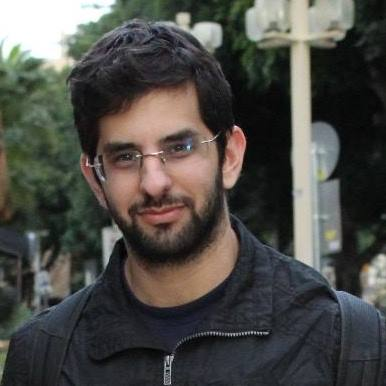
#> input picture people/amir_david_nissan_cohen.jpg, 386 x 386 px, found by its file name; its folder holds only this picture in this run
$ python people_photos.py   (older library calls are emulated)
#> lines starting #> are read from the running program, lines starting #| are printed output that depends on the picture
#> further down, im is the input picture: PIL image 386x386 RGB; mean R, G, B 76.8, 75.5, 71.3
import os
from PIL import Image
import cv2
import numpy as np
import sys

faceCascade = cv2.CascadeClassifier("extra/images/haar_cascade.xml")

def face_detect(img):
  img = np.array(img)[:, :, ::-1].copy()
  img_height, img_width, _ = img.shape
#> img_height = 386; img_width = 386
  gray = cv2.cvtColor(img, cv2.COLOR_BGR2GRAY)
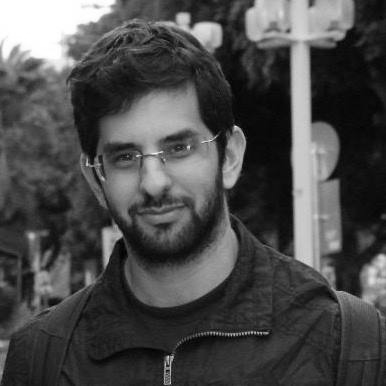
#> gray: shape (386, 386); min 0, max 255, mean 75.4

  faces = faceCascade.detectMultiScale(
      gray,
      scaleFactor=1.1,
      minNeighbors=5,
      minSize=(30, 30),
      flags=cv2.CASCADE_SCALE_IMAGE
  )
#> faces = [[74, 91, 159, 159]]

  best_face = None
  # Draw a rectangle around the faces
  for face in faces:
    if best_face is None or best_face[2] < face[2]:
      best_face = face
#> this loop made 1 pass

  if best_face is not None:
    shift = 0.5
    x, y, w, h = best_face
#> x = 74; y = 91; w = 159; h = 159

    # # Draw rectangle
    #cv2.rectangle(img, (x, y), (x+w, y+h), (0, 255, 0), 2)

    x1 = max(0, int(x - shift*w))
#> x1 = 0
    x2 = min(img_width, int(x + (1+shift)*w))
#> x2 = 312
    y1 = max(0, int(y - shift*h))
#> y1 = 11
    y2 = min(img_height, int(y + (1+shift)*h))
#> y2 = 329
    img = img[y1:y2, x1:x2]
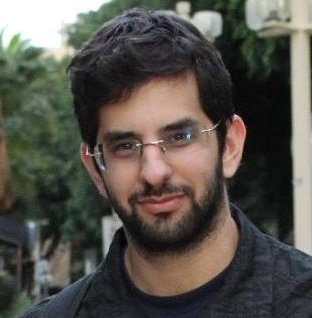
#> img: shape (318, 312, 3); mean B, G, R 76.2, 83, 86.6

  return Image.fromarray(img[:, :, ::-1])


src_dir = 'people/'
tgt_dir = "src/assets/people/"
for filename in os.listdir(src_dir):
    im = Image.open(src_dir + filename)
    im = im.convert("RGB")

    im = face_detect(im)


    width, height = im.size   # Get dimensions
#> width = 312; height = 318
    if width != height:
      dim = min(width, height)
#> dim = 312
      left = (width - dim)/2
#> left = 0
      top = (height - dim)/2
#> top = 3
      right = (width + dim)/2
#> right = 312
      bottom = (height + dim)/2
#> bottom = 315

      # Crop the center of the image
      im = im.crop((left, top, right, bottom))
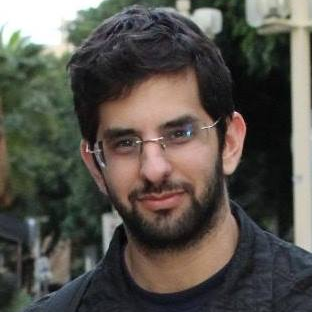
#> im: PIL image 312x312 RGB; mean R, G, B 86.3, 82.5, 75.7

    print(filename)
    size = (512, 512) if "ido_dagan" in filename or "yoav_goldberg" in filename or "reut_tsarfaty" in filename else (256, 256)

    im.thumbnail(size, Image.ANTIALIAS)
#> im: PIL image 256x256 RGB

    new_name = filename.split(".")[0] + ".jpg"


    im.save(tgt_dir + new_name, "JPEG")

$ run again, on people/eliyahu_kiperwasser.jpg
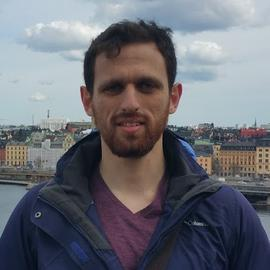
#> input picture people/eliyahu_kiperwasser.jpg, 270 x 270 px, found by its file name
#> im is the input picture: PIL image 270x270 RGB; mean R, G, B 106.4, 108.2, 116.3
#> in face_detect, `gray = cv2.cvtColor(img, cv2.COLOR_BGR2GRAY)`:
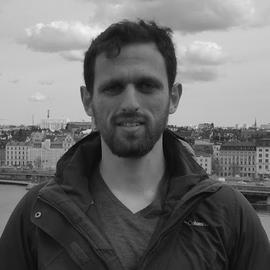
#> gray: shape (270, 270); min 2, max 243, mean 108.6
#> faces = [[80, 49, 98, 98]]
#> the loop in face_detect, `for face in faces:` made 1 pass
#> x = 80; y = 49; w = 98
#> x1 = 31
#> x2 = 227
#> y1 = 0
#> y2 = 196
#> in face_detect, `img = img[y1:y2, x1:x2]`:
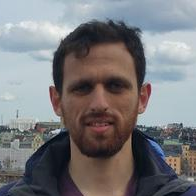
#> img: shape (196, 196, 3); mean B, G, R 122.8, 119.9, 120.4

$ run again, on people/jonathan_berant.png
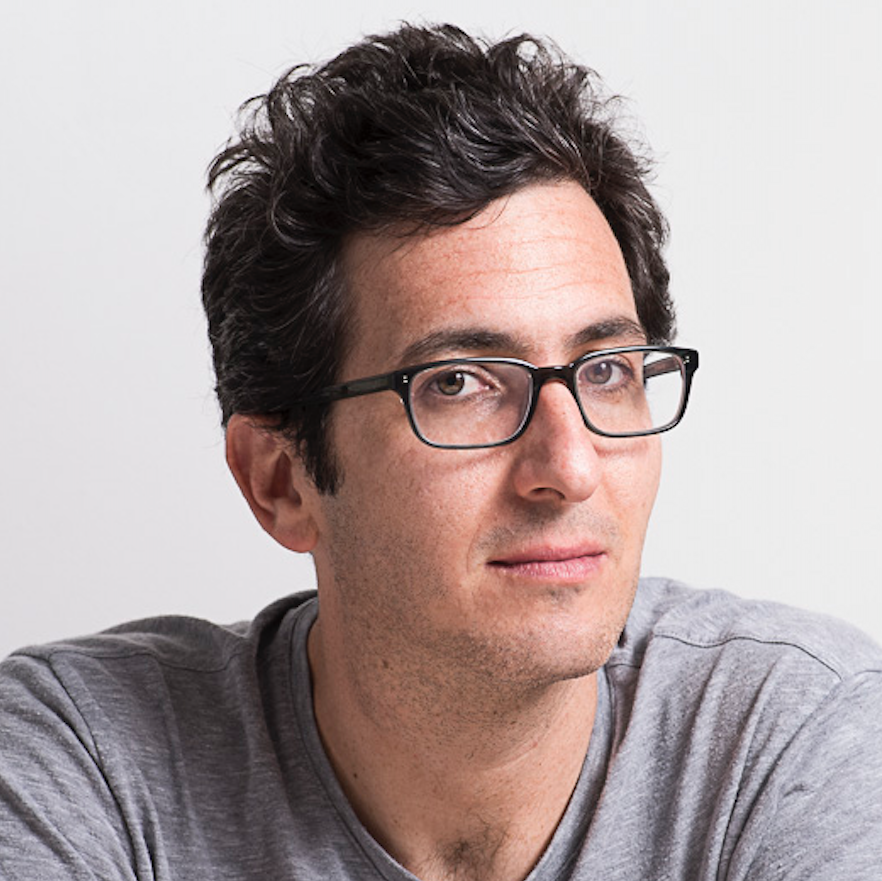
#> input picture people/jonathan_berant.png, 882 x 881 px, found by its file name
#> im is the input picture: PIL image 882x881 RGBA; mean R, G, B, A 171.9, 157.8, 157, 255
#> in face_detect, `gray = cv2.cvtColor(img, cv2.COLOR_BGR2GRAY)`:
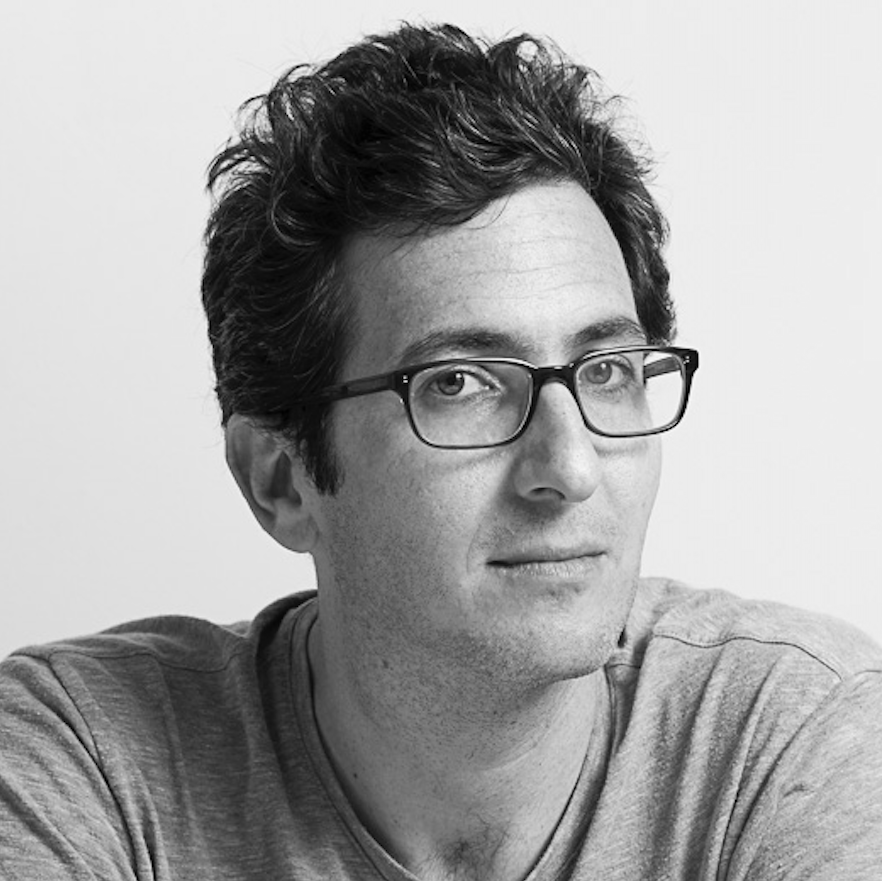
#> gray: shape (881, 882); min 0, max 253, mean 161.9
#> faces = [[322, 211, 425, 425]]
#> the loop in face_detect, `for face in faces:` made 1 pass
#> x = 322; y = 211; w = 425
#> x1 = 109
#> x2 = 882
#> y1 = 0
#> y2 = 848
#> `im.thumbnail(size, Image.ANTIALIAS)`:
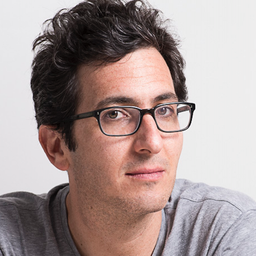
#> im: PIL image 256x256 RGB; mean R, G, B 167.4, 150.6, 148.3

$ run again, on people/asaf_achi_mordechai.jpg
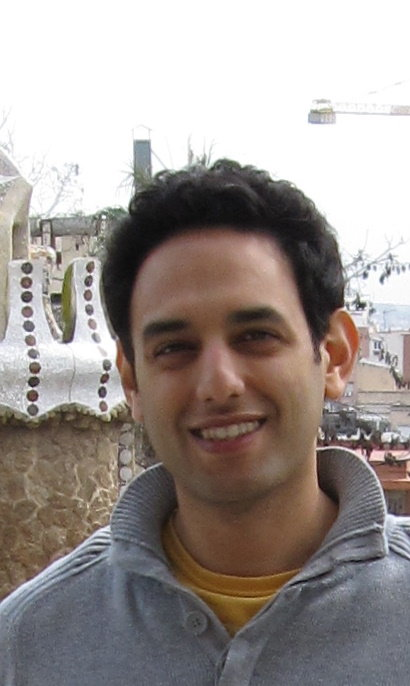
#> input picture people/asaf_achi_mordechai.jpg, 410 x 686 px, found by its file name
#> im is the input picture: PIL image 410x686 RGB; mean R, G, B 156.7, 148.4, 144.7
#> in face_detect, `gray = cv2.cvtColor(img, cv2.COLOR_BGR2GRAY)`:
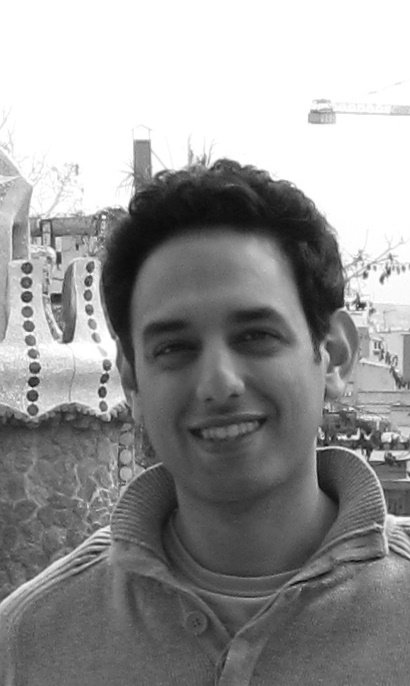
#> gray: shape (686, 410); min 11, max 255, mean 150.5
#> faces = [[102, 246, 243, 243]]
#> the loop in face_detect, `for face in faces:` made 1 pass
#> x = 102; y = 246; w = 243
#> x1 = 0
#> x2 = 410
#> y1 = 124
#> y2 = 610
#> `im = im.crop((left, top, right, bottom))`:
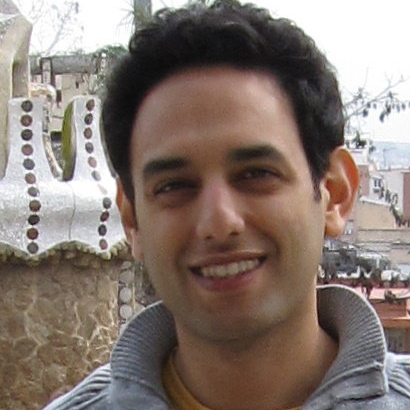
#> im: PIL image 410x410 RGB; mean R, G, B 135.2, 121.3, 113.9
